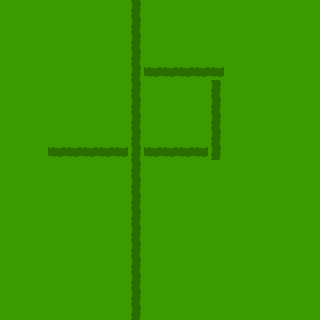

The image is a tile-based game level rendered from a .tmx file. Its description and complete source (layers, tilesets, objects, tile grids) follow:
An orthogonal 20x20 tile map with 16x16 px tiles, 1 tile layer (タイル・レイヤー1).

<map version="1.0" orientation="orthogonal" renderorder="right-down" width="20" height="20" tilewidth="16" tileheight="16" nextobjectid="1">
 <tileset firstgid="1" name="terrain" tilewidth="16" tileheight="16" tilecount="64" columns="8">
  <image source="../res/terrain.png" width="128" height="128" />
 </tileset>
 <layer name="タイル・レイヤー1" width="20" height="20">
  <data encoding="csv">
1,1,1,1,1,1,1,1,9,1,1,1,1,1,1,1,1,1,1,1,
1,1,1,1,1,1,1,1,9,1,1,1,1,1,1,1,1,1,1,1,
1,1,1,1,1,1,1,1,9,1,1,1,1,1,1,1,1,1,1,1,
1,1,1,1,1,1,1,1,9,1,1,1,1,1,1,1,1,1,1,1,
1,1,1,1,1,1,1,1,9,17,17,17,17,17,1,1,1,1,1,1,
1,1,1,1,1,1,1,1,9,1,1,1,1,9,1,1,1,1,1,1,
1,1,1,1,1,1,1,1,9,1,1,1,1,9,1,1,1,1,1,1,
1,1,1,1,1,1,1,1,9,1,1,1,1,9,1,1,1,1,1,1,
1,1,1,1,1,1,1,1,9,1,1,1,1,9,1,1,1,1,1,1,
1,1,1,17,17,17,17,17,9,17,17,17,17,9,1,1,1,1,1,1,
1,1,1,1,1,1,1,1,9,1,1,1,1,1,1,1,1,1,1,1,
1,1,1,1,1,1,1,1,9,1,1,1,1,1,1,1,1,1,1,1,
1,1,1,1,1,1,1,1,9,1,1,1,1,1,1,1,1,1,1,1,
1,1,1,1,1,1,1,1,9,1,1,1,1,1,1,1,1,1,1,1,
1,1,1,1,1,1,1,1,9,1,1,1,1,1,1,1,1,1,1,1,
1,1,1,1,1,1,1,1,9,1,1,1,1,1,1,1,1,1,1,1,
1,1,1,1,1,1,1,1,9,1,1,1,1,1,1,1,1,1,1,1,
1,1,1,1,1,1,1,1,9,1,1,1,1,1,1,1,1,1,1,1,
1,1,1,1,1,1,1,1,9,1,1,1,1,1,1,1,1,1,1,1,
1,1,1,1,1,1,1,1,9,1,1,1,1,1,1,1,1,1,1,1
</data>
 </layer>
</map>
